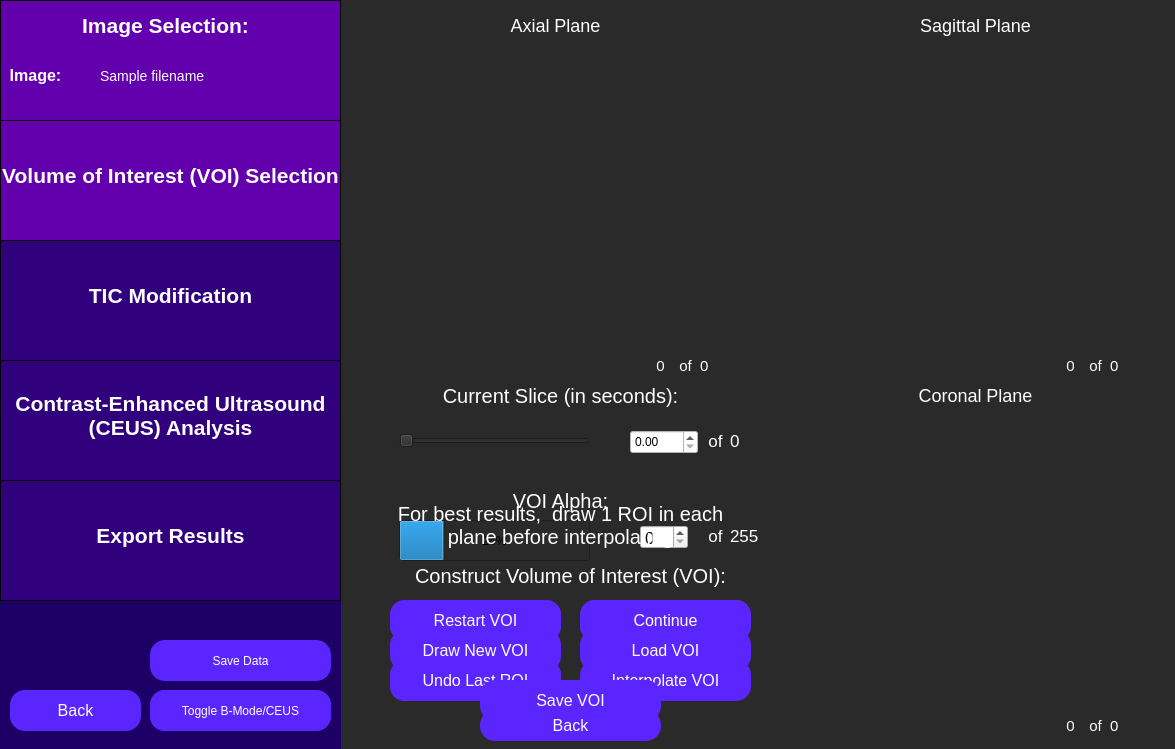
 <widget class="QWidget" name="constructVoi">
  <property name="geometry">
   <rect>
    <x>0</x>
    <y>0</y>
    <width>1175</width>
    <height>749</height>
   </rect>
  </property>
  <property name="windowTitle">
   <string>Select Volume of Interest</string>
  </property>
  <property name="styleSheet">
   <string notr="true">QWidget {
	background: rgb(42, 42, 42);
}</string>
  </property>
  <widget class="QLabel" name="constructVoiLabel">
   <property name="geometry">
    <rect>
     <x>390</x>
     <y>550</y>
     <width>361</width>
     <height>51</height>
    </rect>
   </property>
   <property name="styleSheet">
    <string notr="true">QLabel {
	font-size: 20px;
	color: rgb(255, 255, 255);
	background-color: rgba(255, 255, 255, 0);
}</string>
   </property>
   <property name="text">
    <string>Construct Volume of Interest (VOI):</string>
   </property>
   <property name="textFormat">
    <enum>Qt::AutoText</enum>
   </property>
   <property name="scaledContents">
    <bool>false</bool>
   </property>
   <property name="alignment">
    <set>Qt::AlignCenter</set>
   </property>
   <property name="wordWrap">
    <bool>true</bool>
   </property>
  </widget>
  <widget class="QPushButton" name="drawRoiButton">
   <property name="geometry">
    <rect>
     <x>390</x>
     <y>600</y>
     <width>171</width>
     <height>41</height>
    </rect>
   </property>
   <property name="styleSheet">
    <string notr="true">QPushButton {
	color: white;
	font-size: 16px;
	background: rgb(90, 37, 255);
	border-radius: 15px;
}
QPushButton:checked {
	color:white; 
	font-size: 16px;
	background: rgb(45, 0, 110);
	border-radius: 15px;
}
</string>
   </property>
   <property name="text">
    <string>Draw ROI</string>
   </property>
   <property name="checkable">
    <bool>true</bool>
   </property>
   <property name="checked">
    <bool>false</bool>
   </property>
  </widget>
  <widget class="QPushButton" name="undoLastPtButton">
   <property name="geometry">
    <rect>
     <x>580</x>
     <y>600</y>
     <width>171</width>
     <height>41</height>
    </rect>
   </property>
   <property name="styleSheet">
    <string notr="true">QPushButton {
	color: white;
	font-size: 16px;
	background: rgb(90, 37, 255);
	border-radius: 15px;
}</string>
   </property>
   <property name="text">
    <string>Undo Last Point</string>
   </property>
   <property name="checkable">
    <bool>false</bool>
   </property>
  </widget>
  <widget class="QPushButton" name="interpolateVoiButton">
   <property name="geometry">
    <rect>
     <x>580</x>
     <y>660</y>
     <width>171</width>
     <height>41</height>
    </rect>
   </property>
   <property name="styleSheet">
    <string notr="true">QPushButton {
	color: white;
	font-size: 16px;
	background: rgb(90, 37, 255);
	border-radius: 15px;
}</string>
   </property>
   <property name="text">
    <string>Interpolate VOI</string>
   </property>
   <property name="checkable">
    <bool>false</bool>
   </property>
  </widget>
  <widget class="QPushButton" name="closeRoiButton">
   <property name="geometry">
    <rect>
     <x>390</x>
     <y>660</y>
     <width>171</width>
     <height>41</height>
    </rect>
   </property>
   <property name="styleSheet">
    <string notr="true">QPushButton {
	color: white;
	font-size: 16px;
	background: rgb(90, 37, 255);
	border-radius: 15px;
}</string>
   </property>
   <property name="text">
    <string>Close ROI</string>
   </property>
   <property name="checkable">
    <bool>false</bool>
   </property>
  </widget>
  <widget class="QPushButton" name="redrawRoiButton">
   <property name="geometry">
    <rect>
     <x>390</x>
     <y>660</y>
     <width>171</width>
     <height>41</height>
    </rect>
   </property>
   <property name="styleSheet">
    <string notr="true">QPushButton {
	color: white;
	font-size: 16px;
	background: rgb(90, 37, 255);
	border-radius: 15px;
}</string>
   </property>
   <property name="text">
    <string>Undo Last ROI</string>
   </property>
   <property name="checkable">
    <bool>false</bool>
   </property>
  </widget>
  <widget class="QLabel" name="axialPlaneLabel">
   <property name="geometry">
    <rect>
     <x>420</x>
     <y>0</y>
     <width>271</width>
     <height>51</height>
    </rect>
   </property>
   <property name="styleSheet">
    <string notr="true">QLabel {
	font-size: 18px;
	color: rgb(255, 255, 255);
	background-color: rgba(255, 255, 255, 0);
}</string>
   </property>
   <property name="text">
    <string>Axial Plane</string>
   </property>
   <property name="alignment">
    <set>Qt::AlignCenter</set>
   </property>
   <property name="textInteractionFlags">
    <set>Qt::NoTextInteraction</set>
   </property>
  </widget>
  <widget class="QLabel" name="sagittalPlaneLabel">
   <property name="geometry">
    <rect>
     <x>840</x>
     <y>0</y>
     <width>271</width>
     <height>51</height>
    </rect>
   </property>
   <property name="styleSheet">
    <string notr="true">QLabel {
	font-size: 18px;
	color: rgb(255, 255, 255);
	background-color: rgba(255, 255, 255, 0);
}</string>
   </property>
   <property name="text">
    <string>Sagittal Plane</string>
   </property>
   <property name="alignment">
    <set>Qt::AlignCenter</set>
   </property>
   <property name="textInteractionFlags">
    <set>Qt::NoTextInteraction</set>
   </property>
  </widget>
  <widget class="QLabel" name="coronalPlaneLabel">
   <property name="geometry">
    <rect>
     <x>840</x>
     <y>370</y>
     <width>271</width>
     <height>51</height>
    </rect>
   </property>
   <property name="styleSheet">
    <string notr="true">QLabel {
	font-size: 18px;
	color: rgb(255, 255, 255);
	background-color: rgba(255, 255, 255, 0);
}</string>
   </property>
   <property name="text">
    <string>Coronal Plane</string>
   </property>
   <property name="alignment">
    <set>Qt::AlignCenter</set>
   </property>
   <property name="textInteractionFlags">
    <set>Qt::NoTextInteraction</set>
   </property>
  </widget>
  <widget class="QLabel" name="axialFrameNum">
   <property name="geometry">
    <rect>
     <x>640</x>
     <y>350</y>
     <width>41</width>
     <height>31</height>
    </rect>
   </property>
   <property name="styleSheet">
    <string notr="true">QLabel {
	font-size: 15px;
	color: rgb(255, 255, 255);
	background-color: rgba(255, 255, 255, 0);
}</string>
   </property>
   <property name="text">
    <string>0</string>
   </property>
   <property name="alignment">
    <set>Qt::AlignCenter</set>
   </property>
   <property name="textInteractionFlags">
    <set>Qt::NoTextInteraction</set>
   </property>
  </widget>
  <widget class="QLabel" name="axialTotalFrames">
   <property name="geometry">
    <rect>
     <x>700</x>
     <y>350</y>
     <width>61</width>
     <height>31</height>
    </rect>
   </property>
   <property name="styleSheet">
    <string notr="true">QLabel {
	font-size: 15px;
	color: rgb(255, 255, 255);
	background-color: rgba(255, 255, 255, 0);
}</string>
   </property>
   <property name="text">
    <string>0</string>
   </property>
   <property name="alignment">
    <set>Qt::AlignLeading|Qt::AlignLeft|Qt::AlignVCenter</set>
   </property>
   <property name="textInteractionFlags">
    <set>Qt::NoTextInteraction</set>
   </property>
  </widget>
  <widget class="QLabel" name="axialOfLabel">
   <property name="geometry">
    <rect>
     <x>665</x>
     <y>350</y>
     <width>41</width>
     <height>31</height>
    </rect>
   </property>
   <property name="styleSheet">
    <string notr="true">QLabel {
	font-size: 15px;
	color: rgb(255, 255, 255);
	background-color: rgba(255, 255, 255, 0);
}</string>
   </property>
   <property name="text">
    <string>of</string>
   </property>
   <property name="alignment">
    <set>Qt::AlignCenter</set>
   </property>
   <property name="textInteractionFlags">
    <set>Qt::NoTextInteraction</set>
   </property>
  </widget>
  <widget class="QLabel" name="sagittalFrameNum">
   <property name="geometry">
    <rect>
     <x>1050</x>
     <y>350</y>
     <width>41</width>
     <height>31</height>
    </rect>
   </property>
   <property name="styleSheet">
    <string notr="true">QLabel {
	font-size: 15px;
	color: rgb(255, 255, 255);
	background-color: rgba(255, 255, 255, 0);
}</string>
   </property>
   <property name="text">
    <string>0</string>
   </property>
   <property name="alignment">
    <set>Qt::AlignCenter</set>
   </property>
   <property name="textInteractionFlags">
    <set>Qt::NoTextInteraction</set>
   </property>
  </widget>
  <widget class="QLabel" name="sagittalOfLabel">
   <property name="geometry">
    <rect>
     <x>1075</x>
     <y>350</y>
     <width>41</width>
     <height>31</height>
    </rect>
   </property>
   <property name="styleSheet">
    <string notr="true">QLabel {
	font-size: 15px;
	color: rgb(255, 255, 255);
	background-color: rgba(255, 255, 255, 0);
}</string>
   </property>
   <property name="text">
    <string>of</string>
   </property>
   <property name="alignment">
    <set>Qt::AlignCenter</set>
   </property>
   <property name="textInteractionFlags">
    <set>Qt::NoTextInteraction</set>
   </property>
  </widget>
  <widget class="QLabel" name="sagittalTotalFrames">
   <property name="geometry">
    <rect>
     <x>1110</x>
     <y>350</y>
     <width>61</width>
     <height>31</height>
    </rect>
   </property>
   <property name="styleSheet">
    <string notr="true">QLabel {
	font-size: 15px;
	color: rgb(255, 255, 255);
	background-color: rgba(255, 255, 255, 0);
}</string>
   </property>
   <property name="text">
    <string>0</string>
   </property>
   <property name="alignment">
    <set>Qt::AlignLeading|Qt::AlignLeft|Qt::AlignVCenter</set>
   </property>
   <property name="textInteractionFlags">
    <set>Qt::NoTextInteraction</set>
   </property>
  </widget>
  <widget class="QLabel" name="coronalFrameNum">
   <property name="geometry">
    <rect>
     <x>1050</x>
     <y>710</y>
     <width>41</width>
     <height>31</height>
    </rect>
   </property>
   <property name="styleSheet">
    <string notr="true">QLabel {
	font-size: 15px;
	color: rgb(255, 255, 255);
	background-color: rgba(255, 255, 255, 0);
}</string>
   </property>
   <property name="text">
    <string>0</string>
   </property>
   <property name="alignment">
    <set>Qt::AlignCenter</set>
   </property>
   <property name="textInteractionFlags">
    <set>Qt::NoTextInteraction</set>
   </property>
  </widget>
  <widget class="QLabel" name="coronalOfLabel">
   <property name="geometry">
    <rect>
     <x>1075</x>
     <y>710</y>
     <width>41</width>
     <height>31</height>
    </rect>
   </property>
   <property name="styleSheet">
    <string notr="true">QLabel {
	font-size: 15px;
	color: rgb(255, 255, 255);
	background-color: rgba(255, 255, 255, 0);
}</string>
   </property>
   <property name="text">
    <string>of</string>
   </property>
   <property name="alignment">
    <set>Qt::AlignCenter</set>
   </property>
   <property name="textInteractionFlags">
    <set>Qt::NoTextInteraction</set>
   </property>
  </widget>
  <widget class="QLabel" name="coronalTotalFrames">
   <property name="geometry">
    <rect>
     <x>1110</x>
     <y>710</y>
     <width>61</width>
     <height>31</height>
    </rect>
   </property>
   <property name="styleSheet">
    <string notr="true">QLabel {
	font-size: 15px;
	color: rgb(255, 255, 255);
	background-color: rgba(255, 255, 255, 0);
}</string>
   </property>
   <property name="text">
    <string>0</string>
   </property>
   <property name="alignment">
    <set>Qt::AlignLeading|Qt::AlignLeft|Qt::AlignVCenter</set>
   </property>
   <property name="textInteractionFlags">
    <set>Qt::NoTextInteraction</set>
   </property>
  </widget>
  <widget class="QLabel" name="curSliceLabel">
   <property name="geometry">
    <rect>
     <x>380</x>
     <y>370</y>
     <width>361</width>
     <height>51</height>
    </rect>
   </property>
   <property name="styleSheet">
    <string notr="true">QLabel {
	font-size: 20px;
	color: rgb(255, 255, 255);
	background-color: rgba(255, 255, 255, 0);
}</string>
   </property>
   <property name="text">
    <string>Current Slice (in seconds):</string>
   </property>
   <property name="textFormat">
    <enum>Qt::AutoText</enum>
   </property>
   <property name="scaledContents">
    <bool>false</bool>
   </property>
   <property name="alignment">
    <set>Qt::AlignCenter</set>
   </property>
   <property name="wordWrap">
    <bool>true</bool>
   </property>
  </widget>
  <widget class="QSlider" name="curSliceSlider">
   <property name="geometry">
    <rect>
     <x>399</x>
     <y>420</y>
     <width>191</width>
     <height>41</height>
    </rect>
   </property>
   <property name="styleSheet">
    <string notr="true">QSlider {
	color: white;
}</string>
   </property>
   <property name="orientation">
    <enum>Qt::Horizontal</enum>
   </property>
  </widget>
  <widget class="QLabel" name="curSliceOfLabel">
   <property name="geometry">
    <rect>
     <x>695</x>
     <y>425</y>
     <width>41</width>
     <height>31</height>
    </rect>
   </property>
   <property name="styleSheet">
    <string notr="true">QLabel {
	font-size: 17px;
	color: rgb(255, 255, 255);
	background-color: rgba(255, 255, 255, 0);
}</string>
   </property>
   <property name="text">
    <string>of</string>
   </property>
   <property name="alignment">
    <set>Qt::AlignCenter</set>
   </property>
   <property name="textInteractionFlags">
    <set>Qt::NoTextInteraction</set>
   </property>
  </widget>
  <widget class="QLabel" name="curSliceTotal">
   <property name="geometry">
    <rect>
     <x>730</x>
     <y>425</y>
     <width>61</width>
     <height>31</height>
    </rect>
   </property>
   <property name="styleSheet">
    <string notr="true">QLabel {
	font-size: 17px;
	color: rgb(255, 255, 255);
	background-color: rgba(255, 255, 255, 0);
}</string>
   </property>
   <property name="text">
    <string>0</string>
   </property>
   <property name="alignment">
    <set>Qt::AlignLeading|Qt::AlignLeft|Qt::AlignVCenter</set>
   </property>
   <property name="textInteractionFlags">
    <set>Qt::NoTextInteraction</set>
   </property>
  </widget>
  <widget class="QLabel" name="voiAlphaLabel">
   <property name="geometry">
    <rect>
     <x>380</x>
     <y>475</y>
     <width>361</width>
     <height>51</height>
    </rect>
   </property>
   <property name="styleSheet">
    <string notr="true">QLabel {
	font-size: 20px;
	color: rgb(255, 255, 255);
	background-color: rgba(255, 255, 255, 0);
}</string>
   </property>
   <property name="text">
    <string>VOI Alpha:</string>
   </property>
   <property name="textFormat">
    <enum>Qt::AutoText</enum>
   </property>
   <property name="scaledContents">
    <bool>false</bool>
   </property>
   <property name="alignment">
    <set>Qt::AlignCenter</set>
   </property>
   <property name="wordWrap">
    <bool>true</bool>
   </property>
  </widget>
  <widget class="QSpinBox" name="voiAlphaSpinBox">
   <property name="geometry">
    <rect>
     <x>640</x>
     <y>525</y>
     <width>48</width>
     <height>24</height>
    </rect>
   </property>
   <property name="font">
    <font>
     <pointsize>13</pointsize>
    </font>
   </property>
   <property name="styleSheet">
    <string notr="true">QSpinBox{
	background-color: white,
}</string>
   </property>
  </widget>
  <widget class="QLabel" name="voiAlphaTotal">
   <property name="geometry">
    <rect>
     <x>730</x>
     <y>520</y>
     <width>61</width>
     <height>31</height>
    </rect>
   </property>
   <property name="styleSheet">
    <string notr="true">QLabel {
	font-size: 17px;
	color: rgb(255, 255, 255);
	background-color: rgba(255, 255, 255, 0);
}</string>
   </property>
   <property name="text">
    <string>255</string>
   </property>
   <property name="alignment">
    <set>Qt::AlignLeading|Qt::AlignLeft|Qt::AlignVCenter</set>
   </property>
   <property name="textInteractionFlags">
    <set>Qt::NoTextInteraction</set>
   </property>
  </widget>
  <widget class="QLabel" name="voiAlphaOfLabel">
   <property name="geometry">
    <rect>
     <x>695</x>
     <y>520</y>
     <width>41</width>
     <height>31</height>
    </rect>
   </property>
   <property name="styleSheet">
    <string notr="true">QLabel {
	font-size: 17px;
	color: rgb(255, 255, 255);
	background-color: rgba(255, 255, 255, 0);
}</string>
   </property>
   <property name="text">
    <string>of</string>
   </property>
   <property name="alignment">
    <set>Qt::AlignCenter</set>
   </property>
   <property name="textInteractionFlags">
    <set>Qt::NoTextInteraction</set>
   </property>
  </widget>
  <widget class="QWidget" name="sidebar" native="true">
   <property name="geometry">
    <rect>
     <x>0</x>
     <y>0</y>
     <width>341</width>
     <height>751</height>
    </rect>
   </property>
   <property name="toolTip">
    <string>&lt;html&gt;&lt;head/&gt;&lt;body&gt;&lt;p&gt;&lt;br/&gt;&lt;/p&gt;&lt;/body&gt;&lt;/html&gt;</string>
   </property>
   <property name="styleSheet">
    <string notr="true">QWidget {
	background-color: rgb(28, 0, 101);
}</string>
   </property>
   <widget class="QFrame" name="imageSelectionSidebar">
    <property name="geometry">
     <rect>
      <x>0</x>
      <y>0</y>
      <width>341</width>
      <height>121</height>
     </rect>
    </property>
    <property name="styleSheet">
     <string notr="true">QFrame {
	background-color: rgb(99, 0, 174);
	border: 1px solid black;
}</string>
    </property>
    <property name="frameShape">
     <enum>QFrame::StyledPanel</enum>
    </property>
    <property name="frameShadow">
     <enum>QFrame::Raised</enum>
    </property>
    <widget class="QLabel" name="imageSelectionLabelSidebar">
     <property name="geometry">
      <rect>
       <x>70</x>
       <y>0</y>
       <width>191</width>
       <height>51</height>
      </rect>
     </property>
     <property name="styleSheet">
      <string notr="true">QLabel {
	font-size: 21px;
	color: rgb(255, 255, 255);
	background-color: rgba(255, 255, 255, 0);
	border: 0px;
	font-weight: bold;
}</string>
     </property>
     <property name="text">
      <string>Image Selection:</string>
     </property>
     <property name="alignment">
      <set>Qt::AlignCenter</set>
     </property>
    </widget>
    <widget class="QLabel" name="imageLabel">
     <property name="geometry">
      <rect>
       <x>-60</x>
       <y>50</y>
       <width>191</width>
       <height>51</height>
      </rect>
     </property>
     <property name="styleSheet">
      <string notr="true">QLabel {
	font-size: 16px;
	color: rgb(255, 255, 255);
	background-color: rgba(255, 255, 255, 0);
	border: 0px;
	font-weight: bold;
}</string>
     </property>
     <property name="text">
      <string>Image:</string>
     </property>
     <property name="alignment">
      <set>Qt::AlignCenter</set>
     </property>
    </widget>
    <widget class="QLabel" name="imagePathInput">
     <property name="geometry">
      <rect>
       <x>100</x>
       <y>50</y>
       <width>241</width>
       <height>51</height>
      </rect>
     </property>
     <property name="styleSheet">
      <string notr="true">QLabel {
	font-size: 14px;
	color: rgb(255, 255, 255);
	background-color: rgba(255, 255, 255, 0);
	border: 0px;
}</string>
     </property>
     <property name="text">
      <string>Sample filename </string>
     </property>
     <property name="alignment">
      <set>Qt::AlignLeading|Qt::AlignLeft|Qt::AlignVCenter</set>
     </property>
    </widget>
   </widget>
   <widget class="QFrame" name="roiSidebar">
    <property name="geometry">
     <rect>
      <x>0</x>
      <y>120</y>
      <width>341</width>
      <height>121</height>
     </rect>
    </property>
    <property name="styleSheet">
     <string notr="true">QFrame {
	background-color: rgb(99, 0, 174);
	border: 1px solid black;
}</string>
    </property>
    <property name="frameShape">
     <enum>QFrame::StyledPanel</enum>
    </property>
    <property name="frameShadow">
     <enum>QFrame::Raised</enum>
    </property>
    <widget class="QLabel" name="roiSidebarLabel">
     <property name="geometry">
      <rect>
       <x>0</x>
       <y>30</y>
       <width>341</width>
       <height>51</height>
      </rect>
     </property>
     <property name="styleSheet">
      <string notr="true">QLabel {
	font-size: 21px;
	color: rgb(255, 255, 255);
	background-color: rgba(255, 255, 255, 0);
	border: 0px;
	font-weight: bold;
}</string>
     </property>
     <property name="text">
      <string>Volume of Interest (VOI) Selection</string>
     </property>
     <property name="alignment">
      <set>Qt::AlignCenter</set>
     </property>
    </widget>
   </widget>
   <widget class="QFrame" name="rfAnalysisSidebar">
    <property name="geometry">
     <rect>
      <x>0</x>
      <y>480</y>
      <width>341</width>
      <height>121</height>
     </rect>
    </property>
    <property name="styleSheet">
     <string notr="true">QFrame {
	background-color:  rgb(49, 0, 124);
	border: 1px solid black;
}</string>
    </property>
    <property name="frameShape">
     <enum>QFrame::StyledPanel</enum>
    </property>
    <property name="frameShadow">
     <enum>QFrame::Raised</enum>
    </property>
    <widget class="QLabel" name="rfAnalysisLabel">
     <property name="geometry">
      <rect>
       <x>0</x>
       <y>30</y>
       <width>341</width>
       <height>51</height>
      </rect>
     </property>
     <property name="styleSheet">
      <string notr="true">QLabel {
	font-size: 21px;
	color: rgb(255, 255, 255);
	background-color: rgba(255, 255, 255, 0);
	border: 0px;
	font-weight: bold;
}</string>
     </property>
     <property name="text">
      <string>Export Results</string>
     </property>
     <property name="alignment">
      <set>Qt::AlignCenter</set>
     </property>
    </widget>
   </widget>
   <widget class="QFrame" name="ticAnalysisSidebar">
    <property name="geometry">
     <rect>
      <x>0</x>
      <y>360</y>
      <width>341</width>
      <height>121</height>
     </rect>
    </property>
    <property name="styleSheet">
     <string notr="true">QFrame {
	background-color:  rgb(49, 0, 124);
	border: 1px solid black;
}</string>
    </property>
    <property name="frameShape">
     <enum>QFrame::StyledPanel</enum>
    </property>
    <property name="frameShadow">
     <enum>QFrame::Raised</enum>
    </property>
    <widget class="QLabel" name="ticAnalysisLabel">
     <property name="geometry">
      <rect>
       <x>0</x>
       <y>30</y>
       <width>341</width>
       <height>51</height>
      </rect>
     </property>
     <property name="styleSheet">
      <string notr="true">QLabel {
	font-size: 21px;
	color: rgb(255, 255, 255);
	background-color: rgba(255, 255, 255, 0);
	border: 0px;
	font-weight: bold;
}</string>
     </property>
     <property name="text">
      <string>Contrast-Enhanced Ultrasound
(CEUS) Analysis</string>
     </property>
     <property name="alignment">
      <set>Qt::AlignCenter</set>
     </property>
    </widget>
   </widget>
   <widget class="QPushButton" name="saveDataButton">
    <property name="geometry">
     <rect>
      <x>150</x>
      <y>640</y>
      <width>181</width>
      <height>41</height>
     </rect>
    </property>
    <property name="styleSheet">
     <string notr="true">QPushButton {
	color: white;
	font-size: 12px;
	background: rgb(90, 37, 255);
	border-radius: 15px;
}
QPushButton:checked {
	color:white; 
	font-size: 12px;
	background: rgb(45, 0, 110);
	border-radius: 15px;
}</string>
    </property>
    <property name="text">
     <string>Save Data</string>
    </property>
   </widget>
  </widget>
  <widget class="QFrame" name="analysisParamsSidebar">
   <property name="geometry">
    <rect>
     <x>0</x>
     <y>240</y>
     <width>341</width>
     <height>121</height>
    </rect>
   </property>
   <property name="styleSheet">
    <string notr="true">QFrame {
	background-color: rgb(49, 0, 124);
	border: 1px solid black;
}</string>
   </property>
   <property name="frameShape">
    <enum>QFrame::StyledPanel</enum>
   </property>
   <property name="frameShadow">
    <enum>QFrame::Raised</enum>
   </property>
   <widget class="QLabel" name="analysisParamsLabel">
    <property name="geometry">
     <rect>
      <x>0</x>
      <y>30</y>
      <width>341</width>
      <height>51</height>
     </rect>
    </property>
    <property name="styleSheet">
     <string notr="true">QLabel {
	font-size: 21px;
	color: rgb(255, 255, 255);
	background-color: rgba(255, 255, 255, 0);
	border: 0px;
	font-weight:bold;
}</string>
    </property>
    <property name="text">
     <string>TIC Modification</string>
    </property>
    <property name="alignment">
     <set>Qt::AlignCenter</set>
    </property>
   </widget>
  </widget>
  <widget class="QLabel" name="axialPlane">
   <property name="geometry">
    <rect>
     <x>400</x>
     <y>40</y>
     <width>321</width>
     <height>301</height>
    </rect>
   </property>
   <property name="text">
    <string/>
   </property>
  </widget>
  <widget class="QLabel" name="maskLayerAx">
   <property name="geometry">
    <rect>
     <x>400</x>
     <y>40</y>
     <width>321</width>
     <height>301</height>
    </rect>
   </property>
   <property name="styleSheet">
    <string notr="true">QLabel {
	background-color: transparent;
}</string>
   </property>
   <property name="text">
    <string/>
   </property>
  </widget>
  <widget class="QLabel" name="sagPlane">
   <property name="geometry">
    <rect>
     <x>810</x>
     <y>40</y>
     <width>321</width>
     <height>301</height>
    </rect>
   </property>
   <property name="text">
    <string/>
   </property>
  </widget>
  <widget class="QLabel" name="corPlane">
   <property name="geometry">
    <rect>
     <x>810</x>
     <y>410</y>
     <width>321</width>
     <height>301</height>
    </rect>
   </property>
   <property name="text">
    <string/>
   </property>
  </widget>
  <widget class="QLabel" name="axCoverLabel">
   <property name="geometry">
    <rect>
     <x>400</x>
     <y>40</y>
     <width>321</width>
     <height>301</height>
    </rect>
   </property>
   <property name="styleSheet">
    <string notr="true">QLabel {
	background-color: transparent;
}</string>
   </property>
   <property name="text">
    <string/>
   </property>
  </widget>
  <widget class="QLabel" name="maskLayerSag">
   <property name="geometry">
    <rect>
     <x>810</x>
     <y>40</y>
     <width>321</width>
     <height>301</height>
    </rect>
   </property>
   <property name="styleSheet">
    <string notr="true">QLabel {
	background-color: transparent;
}</string>
   </property>
   <property name="text">
    <string/>
   </property>
  </widget>
  <widget class="QLabel" name="maskLayerCor">
   <property name="geometry">
    <rect>
     <x>810</x>
     <y>410</y>
     <width>321</width>
     <height>301</height>
    </rect>
   </property>
   <property name="styleSheet">
    <string notr="true">QLabel {
	background-color: transparent;
}</string>
   </property>
   <property name="text">
    <string/>
   </property>
  </widget>
  <widget class="QLabel" name="sagCoverLabel">
   <property name="geometry">
    <rect>
     <x>810</x>
     <y>40</y>
     <width>321</width>
     <height>301</height>
    </rect>
   </property>
   <property name="styleSheet">
    <string notr="true">QLabel {
	background-color: transparent;
}</string>
   </property>
   <property name="text">
    <string/>
   </property>
  </widget>
  <widget class="QLabel" name="corCoverLabel">
   <property name="geometry">
    <rect>
     <x>810</x>
     <y>410</y>
     <width>321</width>
     <height>301</height>
    </rect>
   </property>
   <property name="styleSheet">
    <string notr="true">QLabel {
	background-color: transparent;
}</string>
   </property>
   <property name="text">
    <string/>
   </property>
  </widget>
  <widget class="QProgressBar" name="voiAlphaStatus">
   <property name="geometry">
    <rect>
     <x>399</x>
     <y>520</y>
     <width>191</width>
     <height>41</height>
    </rect>
   </property>
   <property name="value">
    <number>24</number>
   </property>
  </widget>
  <widget class="QPushButton" name="continueButton">
   <property name="geometry">
    <rect>
     <x>580</x>
     <y>600</y>
     <width>171</width>
     <height>41</height>
    </rect>
   </property>
   <property name="styleSheet">
    <string notr="true">QPushButton {
	color: white;
	font-size: 16px;
	background: rgb(90, 37, 255);
	border-radius: 15px;
}</string>
   </property>
   <property name="text">
    <string>Continue</string>
   </property>
   <property name="checkable">
    <bool>false</bool>
   </property>
  </widget>
  <widget class="QPushButton" name="backButton">
   <property name="geometry">
    <rect>
     <x>10</x>
     <y>690</y>
     <width>131</width>
     <height>41</height>
    </rect>
   </property>
   <property name="styleSheet">
    <string notr="true">QPushButton {
	color: white;
	font-size: 16px;
	background: rgb(90, 37, 255);
	border-radius: 15px;
}</string>
   </property>
   <property name="text">
    <string>Back</string>
   </property>
  </widget>
  <widget class="QPushButton" name="restartVoiButton">
   <property name="geometry">
    <rect>
     <x>390</x>
     <y>600</y>
     <width>171</width>
     <height>41</height>
    </rect>
   </property>
   <property name="styleSheet">
    <string notr="true">QPushButton {
	color: white;
	font-size: 16px;
	background: rgb(90, 37, 255);
	border-radius: 15px;
}</string>
   </property>
   <property name="text">
    <string>Restart VOI</string>
   </property>
   <property name="checkable">
    <bool>false</bool>
   </property>
  </widget>
  <widget class="QDoubleSpinBox" name="curSliceSpinBox">
   <property name="geometry">
    <rect>
     <x>630</x>
     <y>430</y>
     <width>68</width>
     <height>24</height>
    </rect>
   </property>
   <property name="styleSheet">
    <string notr="true">QDoubleSpinBox {
	background: white;
	color: black;
}</string>
   </property>
  </widget>
  <widget class="QLabel" name="voiAdviceLabel">
   <property name="geometry">
    <rect>
     <x>380</x>
     <y>500</y>
     <width>361</width>
     <height>51</height>
    </rect>
   </property>
   <property name="styleSheet">
    <string notr="true">QLabel {
	font-size: 20px;
	color: rgb(255, 255, 255);
	background-color: rgba(255, 255, 255, 0);
}</string>
   </property>
   <property name="text">
    <string>For best results,  draw 1 ROI in each plane before interpolating</string>
   </property>
   <property name="textFormat">
    <enum>Qt::AutoText</enum>
   </property>
   <property name="scaledContents">
    <bool>false</bool>
   </property>
   <property name="alignment">
    <set>Qt::AlignCenter</set>
   </property>
   <property name="wordWrap">
    <bool>true</bool>
   </property>
  </widget>
  <widget class="QPushButton" name="exportDataButton">
   <property name="geometry">
    <rect>
     <x>150</x>
     <y>690</y>
     <width>181</width>
     <height>41</height>
    </rect>
   </property>
   <property name="styleSheet">
    <string notr="true">QPushButton {
	color: white;
	font-size: 12px;
	background: rgb(90, 37, 255);
	border-radius: 15px;
}
QPushButton:checked {
	color:white; 
	font-size: 12px;
	background: rgb(45, 0, 110);
	border-radius: 15px;
}</string>
   </property>
   <property name="text">
    <string>Export Data</string>
   </property>
  </widget>
  <widget class="QPushButton" name="saveVoiButton">
   <property name="geometry">
    <rect>
     <x>480</x>
     <y>680</y>
     <width>181</width>
     <height>41</height>
    </rect>
   </property>
   <property name="styleSheet">
    <string notr="true">QPushButton {
	color: white;
	font-size: 16px;
	background: rgb(90, 37, 255);
	border-radius: 15px;
}</string>
   </property>
   <property name="text">
    <string>Save VOI</string>
   </property>
   <property name="checkable">
    <bool>false</bool>
   </property>
  </widget>
  <widget class="QPushButton" name="drawNewVoiButton">
   <property name="geometry">
    <rect>
     <x>390</x>
     <y>630</y>
     <width>171</width>
     <height>41</height>
    </rect>
   </property>
   <property name="styleSheet">
    <string notr="true">QPushButton {
	color: white;
	font-size: 16px;
	background: rgb(90, 37, 255);
	border-radius: 15px;
}</string>
   </property>
   <property name="text">
    <string>Draw New VOI</string>
   </property>
   <property name="checkable">
    <bool>false</bool>
   </property>
  </widget>
  <widget class="QPushButton" name="loadVoiButton">
   <property name="geometry">
    <rect>
     <x>580</x>
     <y>630</y>
     <width>171</width>
     <height>41</height>
    </rect>
   </property>
   <property name="styleSheet">
    <string notr="true">QPushButton {
	color: white;
	font-size: 16px;
	background: rgb(90, 37, 255);
	border-radius: 15px;
}</string>
   </property>
   <property name="text">
    <string>Load VOI</string>
   </property>
   <property name="checkable">
    <bool>false</bool>
   </property>
  </widget>
  <widget class="QPushButton" name="newVoiBackButton">
   <property name="geometry">
    <rect>
     <x>480</x>
     <y>710</y>
     <width>181</width>
     <height>31</height>
    </rect>
   </property>
   <property name="styleSheet">
    <string notr="true">QPushButton {
	color: white;
	font-size: 16px;
	background: rgb(90, 37, 255);
	border-radius: 15px;
}</string>
   </property>
   <property name="text">
    <string>Back</string>
   </property>
   <property name="checkable">
    <bool>false</bool>
   </property>
  </widget>
  <widget class="QPushButton" name="toggleButton">
   <property name="geometry">
    <rect>
     <x>150</x>
     <y>690</y>
     <width>181</width>
     <height>41</height>
    </rect>
   </property>
   <property name="styleSheet">
    <string notr="true">QPushButton {
	color: white;
	font-size: 12px;
	background: rgb(90, 37, 255);
	border-radius: 15px;
}
QPushButton:checked {
	color:white; 
	font-size: 12px;
	background: rgb(45, 0, 110);
	border-radius: 15px;
}</string>
   </property>
   <property name="text">
    <string>Toggle B-Mode/CEUS</string>
   </property>
  </widget>
 </widget>
